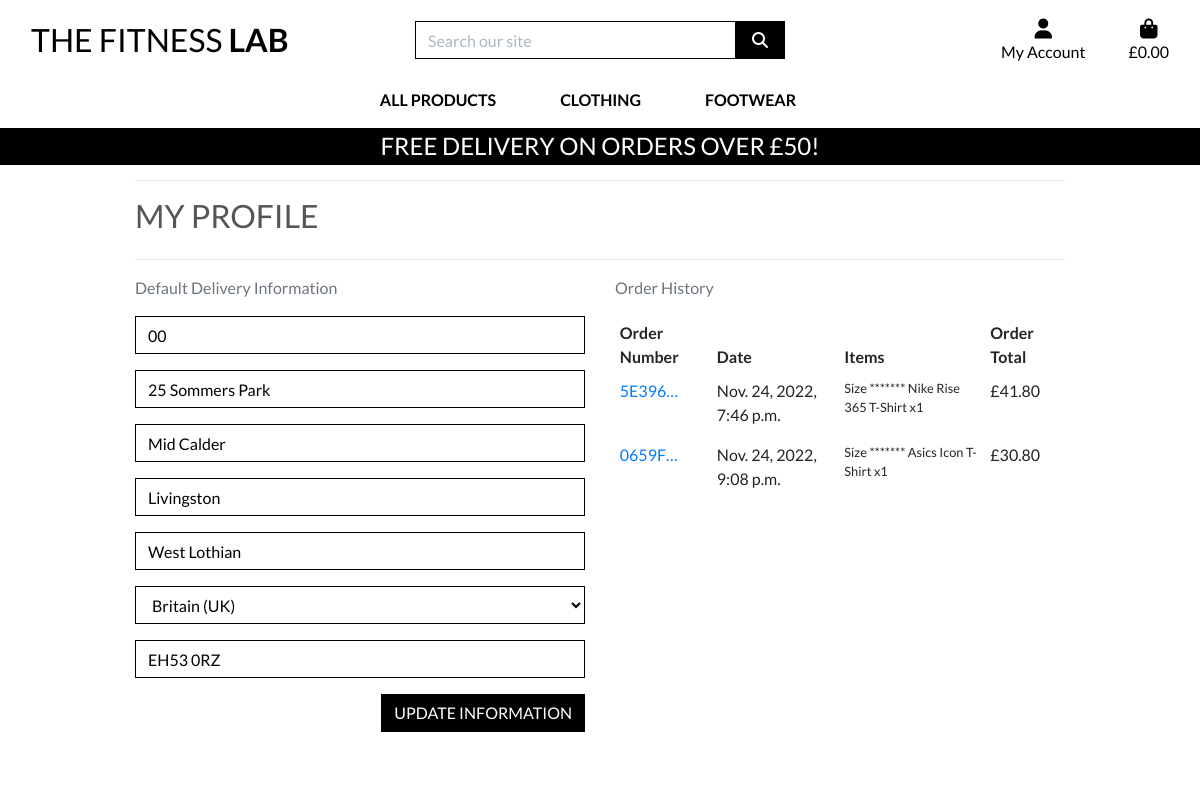
/profile/ (signed in), run on an earlier commit of the app's database.
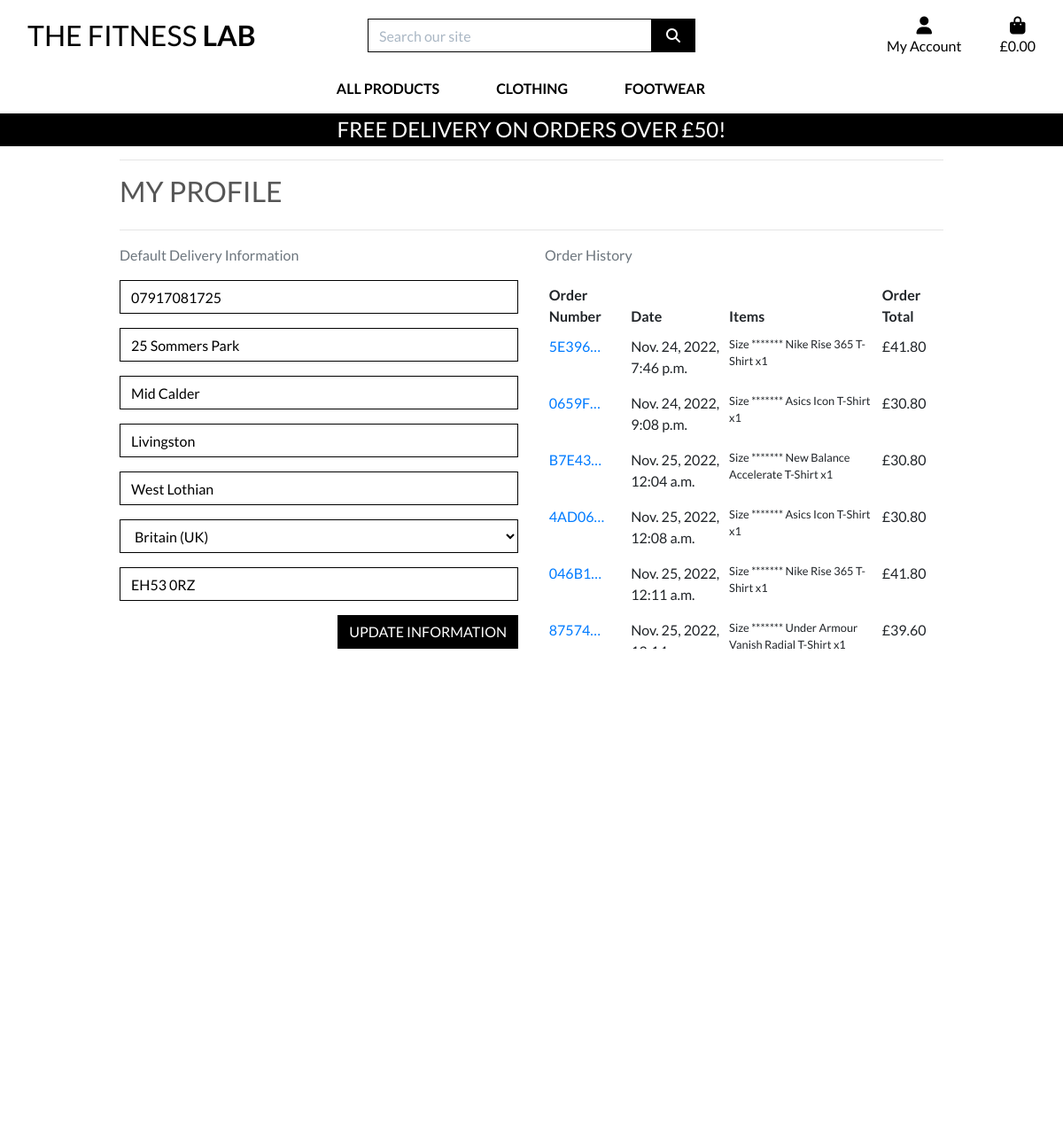
And on a later commit of the database.
### profiles/models.py (models this page shows, shortened)
class UserProfile(models.Model):
    user = models.OneToOneField(User, on_delete=models.CASCADE)
    default_phone_number = models.CharField(max_length=20, null=True, blank=True)
    default_address_line1 = models.CharField(max_length=80, null=True, blank=True)
    default_address_line2 = models.CharField(max_length=80, null=True, blank=True)
    default_city = models.CharField(max_length=40, null=True, blank=True)
    default_county = models.CharField(max_length=80, null=True, blank=True)
    default_country = CountryField(blank_label='Country', null=True, blank=True)
    default_postcode = models.CharField(max_length=20, null=True, blank=True)

### checkout/models.py (models this page shows, shortened)
class Order(models.Model):
    order_number = models.CharField(max_length=32, null=False, editable=False)
    user_profile = models.ForeignKey(UserProfile, on_delete=models.SET_NULL,
                                     null=True, blank=True, related_name='orders')
    full_name = models.CharField(max_length=50, null=False, blank=False)
    email = models.EmailField(max_length=254, null=False, blank=False)
    phone_number = models.CharField(max_length=20, null=False, blank=False)
    address_line1 = models.CharField(max_length=80, null=False, blank=False)
    address_line2 = models.CharField(max_length=80, null=True, blank=True)
    city = models.CharField(max_length=40, null=False, blank=False)
    county = models.CharField(max_length=80, null=True, blank=True)
    country = CountryField(blank_label='Country *', null=False, blank=False)
    postcode = models.CharField(max_length=20, null=True, blank=True)
    date = models.DateTimeField(auto_now_add=True)
    delivery_cost = models.DecimalField(max_digits=6, decimal_places=2, null=False, default=0)
    order_total = models.DecimalField(max_digits=10, decimal_places=2, null=False, default=0)
    grand_total = models.DecimalField(max_digits=10, decimal_places=2, null=False, default=0)
    original_basket = models.TextField(null=False, blank=False, default='')
    stripe_pid = models.CharField(max_length=254, null=False, blank=False, default='')

class OrderLineItem(models.Model):
    order = models.ForeignKey(Order, null=False, blank=False, on_delete=models.CASCADE, related_name='lineitems')
    item = models.ForeignKey(Item, null=False, blank=False, on_delete=models.CASCADE)
    item_size = models.CharField(max_length=2, null=True, blank=True) # XS, S, M, L, XL
    quantity = models.IntegerField(null=False, blank=False, default=0)
    lineitem_total = models.DecimalField(max_digits=6, decimal_places=2, null=False, blank=False, editable=False)

### items/models.py (models this page shows, shortened)
class Item(models.Model):
    category = models.ForeignKey('Category', null=True, blank=True, on_delete=models.SET_NULL)
    name = models.CharField(max_length=250)
    brand = models.CharField(max_length=25, null=True, blank=True)
    description = models.TextField()
    has_sizes = models.BooleanField(default=False, null=True, blank=True)
    sku = models.CharField(max_length=250, null=True, blank=True)
    price = models.DecimalField(max_digits=6, decimal_places=2)
    color = models.CharField(max_length=25, null=True, blank=True)
    rating = models.DecimalField(max_digits=6, decimal_places=2, null=True, blank=True)
    image = models.ImageField(null=True, blank=True)

### profiles/views.py (the view)
# urls.py: path('profile/', include('profiles.urls')),
def profile(request):
    profile = get_object_or_404(UserProfile, user=request.user)
    if request.method == 'POST':
        form = UserProfileForm(request.POST, instance=profile)
        if form.is_valid():
            form.save()
            messages.success(request, 'Profile updated successfully')
    form = UserProfileForm(instance=profile)
    orders = profile.orders.all()
    template = 'profiles/profile.html'
    context = {
        'form': form,
        'orders': orders,
        'on_profile_page': True
    }
    return render(request, template, context)

### profiles/forms.py
class UserProfileForm(forms.ModelForm):
    class Meta:
        model = UserProfile
        exclude = ('user',)
    def __init__(self, *args, **kwargs):
        super().__init__(*args, **kwargs)
        placeholders = {
            'default_phone_number': 'Phone Number',
            'default_postcode': 'Postal Code',
            'default_city': 'Town or City',
            'default_address_line1': 'Street Address 1',
            'default_address_line2': 'Street Address 2',
            'default_county': 'County, State or Locality',
        }
        self.fields['default_phone_number'].widget.attrs['autofocus'] = True
        for field in self.fields:
            if field != 'default_country':
                if self.fields[field].required:
                    placeholder = f'{placeholders[field]} *'
                else:
                    placeholder = placeholders[field]
                self.fields[field].widget.attrs['placeholder'] = placeholder
            self.fields[field].widget.attrs['class'] = 'border-black rounded-0 profile-form-input'
            self.fields[field].label = False

### basket/contexts.py (called while the page is built, shortened)
def basket_contents(request):
    basket_items = []
    total = 0
    item_count = 0
    basket = request.session.get('basket', {})
    if total < settings.FREE_DELIVERY_THRESHOLD:
        delivery = total * Decimal(settings.STANDARD_DELIVERY_PERCENTAGE / 100)
        free_delivery_delta = settings.FREE_DELIVERY_THRESHOLD - total
    else:
        delivery = 0
        free_delivery_delta = 0
    grand_total = delivery + total
    context = {
        'basket_items': basket_items,
        'total': total,
        'item_count': item_count,
        'delivery': delivery,
        'free_delivery_delta': free_delivery_delta,
        'free_delivery_threshold': settings.FREE_DELIVERY_THRESHOLD,
        'grand_total': grand_total,
    }
    return context

### profiles/templates/profiles/profile.html (shortened to what this page needs)
{% extends "base.html" %}
{% load static %}
{% block extra_css %}
    <link rel="stylesheet" href="{% static 'profiles/css/profile.css' %}">
{% endblock %}
{% block page_header %}
    <div class="container header-container">
    </div>
{% endblock %}
{% block content %}
    <div class="overlay"></div>
    <div class="container">
        <div class="row">
            <div class="col">
                <hr>
                <h2 class="logo-font mb-4">My Profile</h2>
                <hr>
            </div>
        </div>
        <div class="row">
            <div class="col-12 col-lg-6">
                <p class="text-muted">Default Delivery Information</p>
                <form class="mt-3" action="{% url 'profile' %}" method="POST" id="profile-update-form">
                    {{ form|crispy }}
                    <button class="btn btn-black rounded-0 text-uppercase float-right">Update Information</button>
                </form>
            </div>
            <div class="col-12 col-lg-6">
                <p class="text-muted">Order History</p>
                <div class="order-history table-responsive">
                    <table class="table table-sm table-borderless">
                        <thead>
                            <tr>
                                <th>Order Number</th>
                                <th>Date</th>
                                <th>Items</th>
                                <th>Order Total</th>
                            </tr>
                        </thead>
                        <tbody>
                            {% for order in orders %}
                                <tr>
                                    <td>
                                        <a href="{% url 'order_history' order.order_number %}"
                                        title="{{ order.order_number }}">
                                            {{ order.order_number|truncatechars:6 }}
                                        </a>
                                    </td>
                                    <td>{{ order.date }}</td>
                                    <td>
                                        <ul class="list-unstyled">
                                            {% for product in order.lineitems.all %}
                                                <li class="small">
                                                    {% if product.item.has_sizes %}
                                                        Size ******* {{ product.item.size|upper }}
                                                    {% endif %}{{ product.item.name }} x{{ product.quantity }}
                                                </li>
                                            {% endfor %}
                                        </ul>
                                    </td>
                                    <td>£{{ order.grand_total }}</td>
                                </tr>
                            {% endfor %}
                        </tbody>
                    </table>
                </div>
            </div>
        </div>
{% endblock %}

### templates/base.html (shortened to what this page needs)
{% load static %}
<!doctype html>
<html lang="en">
  <head>
    {% block corecss %}
        <link rel="stylesheet" href="https://stackpath.bootstrapcdn.com/bootstrap/4.4.1/css/bootstrap.min.css">
        <link rel="stylesheet" href="{% static 'css/base.css' %}">
        {% endblock %}
        {% block extra_css %}
        {% endblock %}
  </head>
  <body>
    <header class="container-fluid fixed-top">
      <div id="topnav" class="row bg-white pt-lg-2 d-none d-lg-flex">
          <div class="col-12 col-lg-4 my-auto py-1 py-lg-0 text-center text-lg-left">
              <a href="{% url 'home' %}" class="nav-link main-logo-link">
                  <h2 class="logo-font text-black my-0">The Fitness <strong>Lab</strong></h2>
              </a>
          </div>
          <div class="col-12 col-lg-4 my-auto py-1 py-lg-0">
              <form method="GET" action="{% url 'items' %}">
                  <div class="input-group w-100">
                      <input class="form-control border border-black rounded-0" type="text" name="q" placeholder="Search our site">
                      <div class="input-group-append">
                          <button class="form-control btn btn-black border border-black rounded-0" type="submit">
                              <span class="icon">
                                  <i class="fas fa-search"></i>
                              </span>
                          </button>
                      </div>
                  </div>
              </form>
          </div>
          <div class="col-12 col-lg-4 my-auto py-1 py-lg-0">
              <ul class="list-inline list-unstyled text-center text-lg-right my-0">
                  <li class="list-inline-item dropdown">
                      <a class="text-black nav-link" href="#" id="user-options" data-toggle="dropdown" aria-haspopup="true" aria-expanded="false">
                          <div class="text-center">
                              <div><i class="fas fa-user fa-lg"></i></div>
                              <p class="my-0">My Account</p>
                          </div>
                      </a>
                  </li>
                  <li class="list-inline-item">
                      <a class="{% if grand_total %}text-info font-weight-bold{% else %}text-black{% endif %} nav-link" href="{% url 'view_basket' %}">
                          <div class="text-center">
                              <div><i class="fas fa-shopping-bag fa-lg"></i></div>
                              <p class="my-0">
                                  {% if grand_total %}
                                      £{{ grand_total|floatformat:2 }}
                                  {% else %}
                                      £0.00
                                  {% endif %}
                              </p>
                          </div>
                      </a>
                  </li>
              </ul>
          </div>
      </div>
      <div class="row bg-white">
        <nav class="navbar navbar-expand-lg navbar-light w-100">
            {% include 'includes/main-nav.html' %}
        </nav>
      </div>
      <div id="delivery-banner" class="row text-center">
          <div class="col bg-black text-white">
              <h4 class="logo-font my-1">Free delivery on orders over £{{ free_delivery_threshold }}!</h4>
          </div>
      </div>
    </header>
    {% block page_header %}
    {% endblock %}
    {% block content %}
    {% endblock %}
  </body>
</html>

### templates/includes/main-nav.html (shortened to what this page needs)
<div class="collapse navbar-collapse" id="main-nav">
    <ul class="navbar-nav w-auto mx-auto">
        <li class="nav-item dropdown">
            <a class="logo-font font-weight-bold nav-link text-black mr-5" href="#" id="all-products-link" data-toggle="dropdown" aria-haspopup="true" aria-expanded="false">
                All Products
            </a>
        </li>
        <li class="nav-item dropdown">
            <a class="logo-font font-weight-bold nav-link text-black mr-5" href="#" id="clothing-link" data-toggle="dropdown" aria-haspopup="true" aria-expanded="false">
                Clothing
            </a>
        </li>
        <li class="nav-item dropdown">
            <a class="logo-font font-weight-bold nav-link text-black mr-5" href="#" id="homeware-link" data-toggle="dropdown" aria-haspopup="true" aria-expanded="false">
                Footwear
            </a>
        </li>
    </ul>
</div>

### static/css/base.css (style rules this page uses)
html { height: 100%; }
body { background: url('/media/barbell_homepage.jpg') no-repeat center center fixed; background-size: cover; height: calc(100vh - 164px); color: #555; font-family: 'Lato'; }
.icon { align-items: center; display: inline-flex; justify-content: center; height: 1.5rem; width: 1.5rem; }
.logo-font { text-transform: uppercase; }
.main-logo-link { width: fit-content; }
.btn-black { background: black; color: white; }
.text-black { color: #000 !important; }
.border-black { border: 1px solid black !important; }
.bg-black { background: #000 !important; }
.overlay { height: 100%; width: 100%; top: 0; left: 0; position: fixed; background: white; z-index: -1; }
input[name='q']::placeholder { color: #aab7c4; }
@media (min-width: 1200px) { .container { max-width: 80%; } }
@media (min-width: 992px) { .header-container { padding-top: 164px; } }

### profiles/static/profiles/css/profile.css (style rules this page uses)
.order-history { max-height: 416px; overflow-y: auto; }
#profile-update-form .form-control { color: #000; }
#profile-update-form input::placeholder { color: #aab7c4; }
#id_default_country, #id_default_country option:not(:first-child) { color: #000; }

What changed in the data, as far as the page shows it:
changed UserProfile "25 Sommers Park": default_phone_number "00" → "07917081725"
added Order: order_number "B7E43…", date "Nov. 25, 2022, 12:04 a.m.", grand_total "30.80"
added OrderLineItem: item.name "New Balance Accelerate T-Shirt", quantity "1", shown under "B7E43…"
added Order: order_number "4AD06…", date "Nov. 25, 2022, 12:08 a.m.", grand_total "30.80"
added OrderLineItem: item.name "Asics Icon T-Shirt", quantity "1", shown under "4AD06…"
added Order: order_number "046B1…", date "Nov. 25, 2022, 12:11 a.m.", grand_total "41.80"
added OrderLineItem: item.name "Nike Rise 365 T-Shirt", quantity "1", shown under "046B1…"
added Order: order_number "87574…", date "Nov. 25, 2022,…", grand_total "39.60"
added OrderLineItem: item.name "Under Armour Vanish Radial T-Shirt", quantity "1", shown under "87574…"
